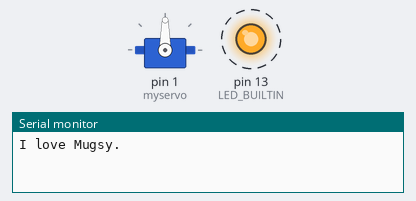
Bench run of a sketch on a simulated Arduino Nano, built with avr-gcc and run on an emulated ATmega328P. Parts: servo, output pins drawn as LEDs (lit = HIGH), the last lines printed to the serial monitor. Dashed ring = blinking.

Above: at 0.1 s.
At 10.1 s:
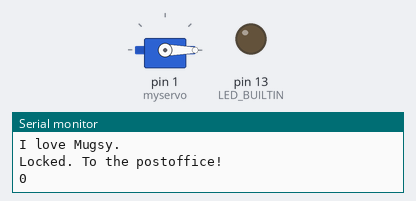
Timing chart, 0 to 11.6 s (numbered marks = the images above):
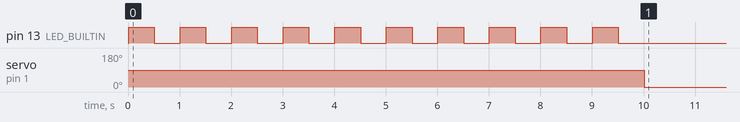

The sketch:

TipsyTime.ino
```cpp
/*

Delayed release for @Tipsy

*/

#include <Servo.h>
Servo myservo;  // create servo object
int pos1 = 0;    // servo position variable
int pos2 = 180;   // servo position 2 variable

void setup(){
  myservo.attach(1);                    // servo to pin 1
  pinMode(LED_BUILTIN, OUTPUT);
  Serial.begin(57600);                  // Start the Serial communication to send messages to the computer
  delay(10);
  Serial.println('\n');
  Serial.println("I love Mugsy.");
  int Apr1 = 31300;                        //days until Apr 1 * 24 * 60 * 60 = 604800

  for (int s = 0; s < 10; s++){         //enough time to restart nano and close lid and LED flash countdown
    digitalWrite(LED_BUILTIN,HIGH);
    delay(500);
    digitalWrite(LED_BUILTIN,LOW);
    delay(500);
  }

  myservo.write(pos1);                  //locks box
  Serial.println("Locked. To the postoffice!");
  for (int i = 0; i < Apr1; i++){        //value from above
    Serial.println(i);
    delay(1000);
  }

  myservo.write(pos2);                  //unlocks box
  Serial.println("FREEDOM!");
  Serial.println("Mugsy is a sham.");
  digitalWrite(LED_BUILTIN,HIGH);       //just for testing
}

void loop(){
}
```

Measured:
- by itself, pin 13 (LED_BUILTIN): alternates HIGH for 0.50 s and LOW for 0.50 s, 20 changes in all, then stays LOW
- by itself, servo on pin 1 (myservo): 90° → 0° at 10.0 s
